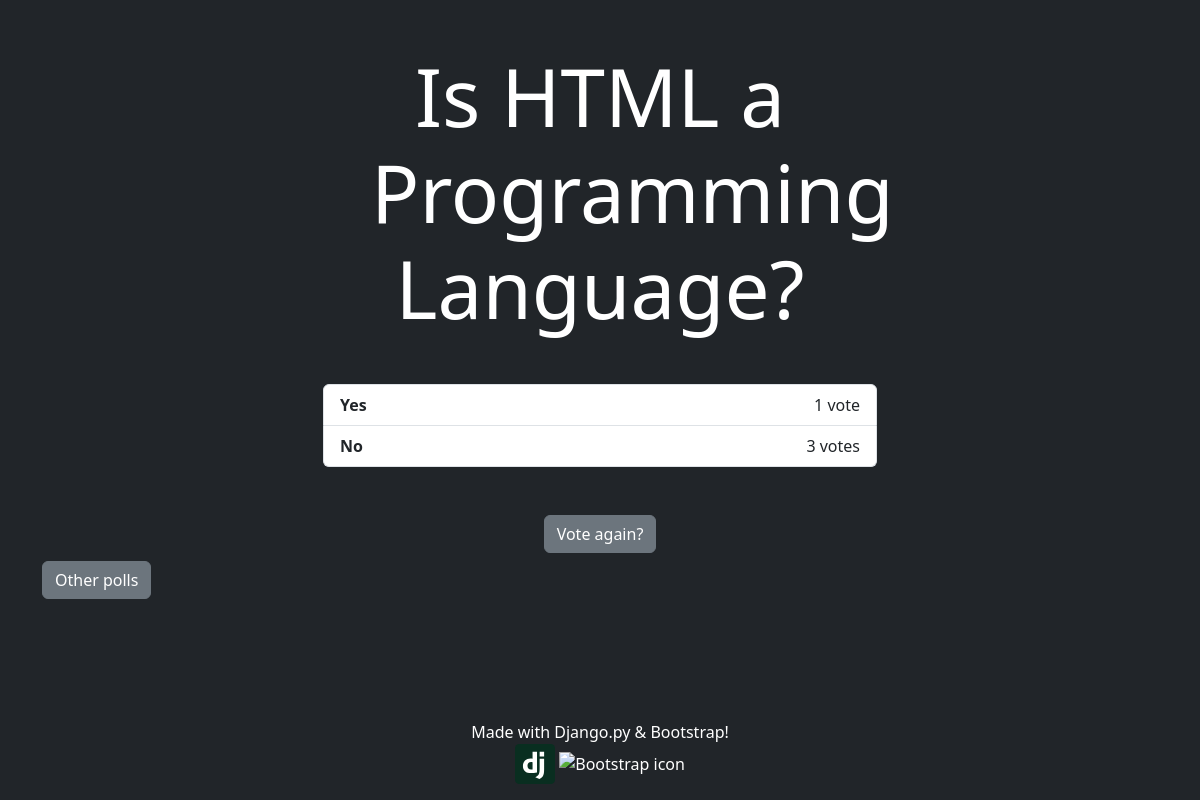
The page /polls/2/results/ on the database as committed earlier.
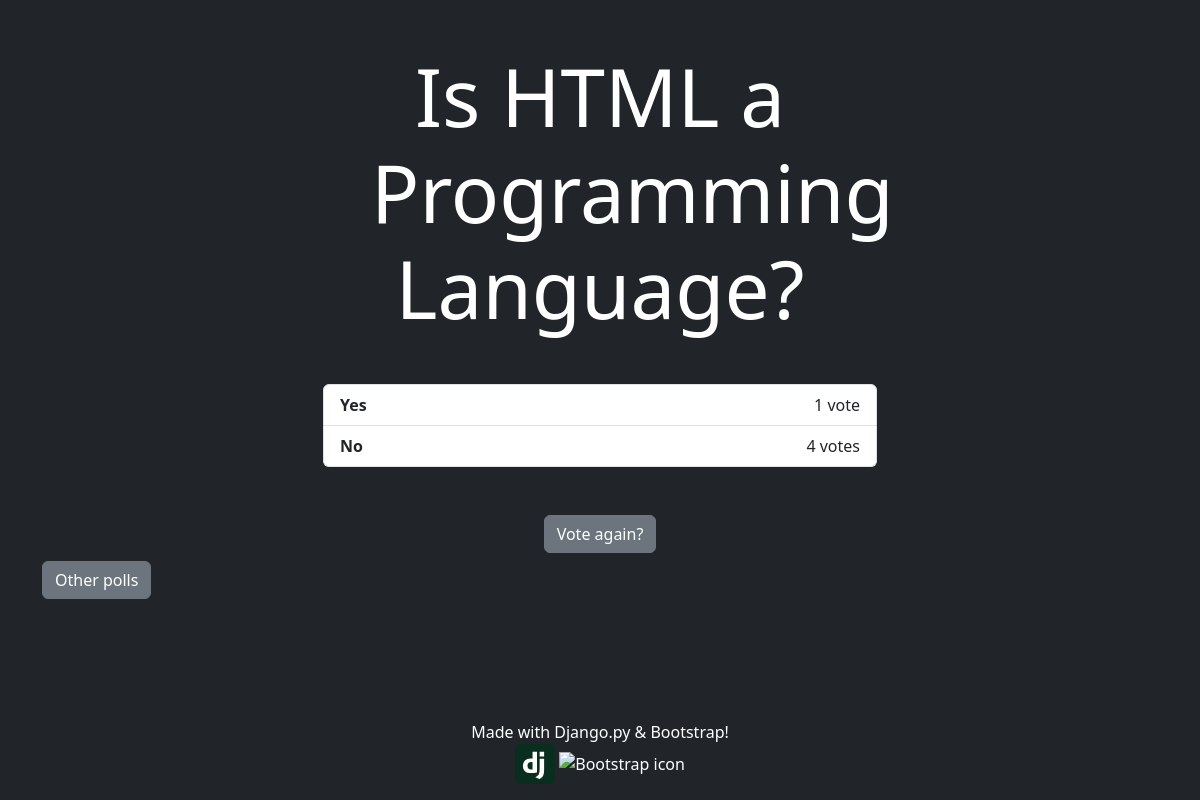
The same page on the database as committed later.
### polls/models.py (models this page shows)
class Choice(models.Model):
    question = models.ForeignKey(Question, on_delete=models.CASCADE)
    choice_text = models.CharField(max_length=200)
    votes = models.IntegerField(default=0)

### polls/views.py (the view)
# urls.py: path('<int:pk>/results/', views.ResultsView.as_view(), name='results'),
class ResultsView(generic.DetailView):
    model = Question
    template_name = 'polls/results.html'

### polls/templates/polls/results.html (shortened to what this page needs)
<!doctype html>
<html lang="en">
  <head>
    <link href="https://cdn.jsdelivr.net/npm/bootstrap@5.3.0-alpha1/dist/css/bootstrap.min.css" rel="stylesheet">
    {% load static %}
    <link rel="stylesheet" href="{% static 'polls/styles/style.css' %}">
  </head>
  <body class="bg-dark">
    <div class="container text-white">
        <main>
            <div class="row justify-content-center align-items-center g-2">
                <div class="col-6 text-center">
                    <h1 class="display-1 m-5">{{ question.question_text }}</h1>
                    <ul class="list-group">
                    {% for choice in question.choice_set.all %}
                        <li class="list-group-item d-flex justify-content-between">
                            <div><b>{{ choice.choice_text }}</b></div><div>{{ choice.votes }} vote{{ choice.votes|pluralize }}</div>
                        </li>
                    {% endfor %}
                    </ul>
                    <a class="btn btn-secondary mt-5" href="{% url 'polls:detail' question.id %}">Vote again?</a>
                </div>
                <div class="col-12">
                    <a class="btn btn-secondary" href="{% url 'polls:index' %}">Other polls</a>
                </div>
            </div>
        </main>
        <footer class="fixed-bottom">
            <div class="row justify-content-center align-items-center g-2">
                <div class="col-12 text-center">
                    <p class="m-0">Made with Django.py & Bootstrap!</p>
                    <div class="mb-3">
                        <img src="{% static 'polls/images/django-icon-svgrepo-com.svg' %}" alt="Django icon">
                        <img src="{% static 'polls/images/Bootstrap_logo.svg' %}" alt="Bootstrap icon">
                    </div>
                </div>
            </div>
        </footer>
    </div>
  </body>
</html>

Rows that differ between the two databases and show on the page:
changed Choice "No": votes "3" → "4"
